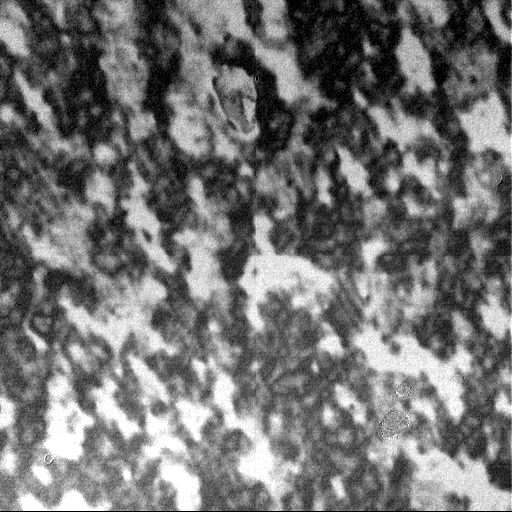
#> input picture Elements/temporal_image.tif, 512 x 512 px
$ python -i isingMethodService.py   (imports and definitions only)
#> lines starting #> are read from the running program, lines starting #| are printed output that depends on the picture; after the words box and inside, x2 and y2 are one past the last pixel; in counts of white or black regions, pixels touching at a corner belong together
#> further down, picture is the input picture: shape (512, 512); min 0, max 255, mean 115.5
import numpy as np
from sklearn import cluster
import cv2
import matplotlib.pyplot as plt
import matplotlib.colors as mcolors
from core.segmentationContainer import SegmentationContainer, SegmentationMethod


class Ising:
    def __init__(self, beta=2, max_iterations=20, num_states=3):
        self.beta = beta
        self.max_iterations = max_iterations
        self.num_states = num_states

    def run(self, image: np.ndarray):
        self.original_image = image
        self.mask = self.create_mask()
        self.iterative_matrix, self.parameters = self.initialize_ising_model()
        self.final_image = self.apply_ising_model_icm(self.beta, self.max_iterations)

    def search_circles(self):
        img = cv2.normalize(self.original_image, None, 0, 255, cv2.NORM_MINMAX).astype(np.uint8)
        blurred = cv2.medianBlur(img, 5)

        height = self.original_image.shape[0]
#> height = 512
        circles = cv2.HoughCircles(
            blurred,
            cv2.HOUGH_GRADIENT,
            dp=1.2,
            minDist=height, #Only 1 circle
            param1=100,
            param2=100,
            minRadius=int(height * 0.4),
            maxRadius=int(height * 0.55),
        )
#> circles = None

        if circles is not None:
            circles = [(x, y, r) for x, y, r in np.round(circles[0]).astype(int)]
            return circles
        else:
            print("No se detecto ningun circulo.")

    def create_mask(self):
        circles=self.search_circles()
        if circles is None:
            return np.ones(self.original_image.shape, dtype=bool)

        mask = np.zeros(self.original_image.shape, dtype=np.uint8)
        for x, y, r in circles:
            cv2.circle(mask, (x, y), r, 1, thickness=-1)
        return mask.astype(bool)

    def calculate_statistical_variables(self):
        parameters = {}
        for state in range(self.num_states):
            if self.mask is not None:
                pixel_state_values = self.original_image[(self.iterative_matrix==state) & self.mask]
            else:
                pixel_state_values = self.original_image[(self.iterative_matrix==state)]
            if len(pixel_state_values) > 0:
                parameters[state] = {
                    'mean': np.mean(pixel_state_values),
                    'std': np.std(pixel_state_values)+1e-6
                }
            else:
                print(f"Advertencia: No se encontraron píxeles para el estado {state}. Se asignarán valores por defecto.")
                parameters[state] = {
                    'mean': 0,
                    'std': 1e-6
                }
        return parameters

    def initialize_ising_model(self):
        original_image_for_Kmeans = self.original_image[self.mask].reshape(-1, 1)
        kmeans = cluster.KMeans(n_clusters=self.num_states, n_init=10, random_state=64)
        clustered_image = kmeans.fit_predict(original_image_for_Kmeans)
        masked_clustered_image = np.full(self.original_image.shape, -1, dtype=np.int32)
        masked_clustered_image[self.mask] = clustered_image
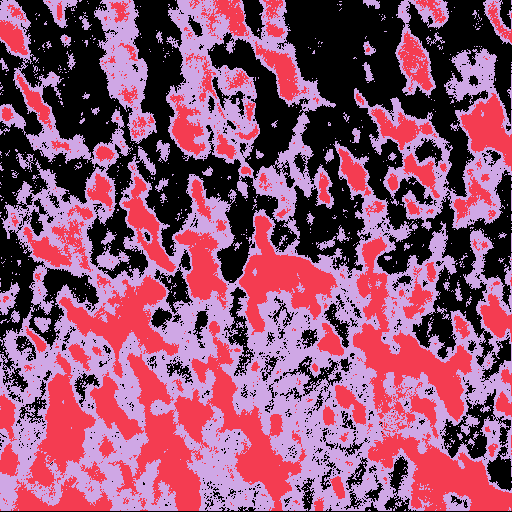
#> masked_clustered_image: shape (512, 512) int32; 3 distinct labels, from 0 to 2; one colour per label, 0 black
        self.iterative_matrix = masked_clustered_image
        parameters = self.calculate_statistical_variables()
#> after the loop in calculate_statistical_variables, `for state in range(self.num_states):`: parameters = 3 items
#> parameters = 3 items
        return masked_clustered_image, parameters

    def calculate_neighbour_sum(self, state):
        match = (self.iterative_matrix == state).astype(np.float32)
        neighbour_sum = (
            np.roll(match, 1, axis=0) +   # arriba
            np.roll(match, -1, axis=0) +  # abajo
            np.roll(match, 1, axis=1) +   # izquierda
            np.roll(match, -1, axis=1)    # derecha
        )
        return neighbour_sum

    def apply_ising_model_icm(self, beta, max_iterations):
#> called with beta = 2, max_iterations = 20
        self.initial_labels=self.iterative_matrix.copy()
        matrix_iteration = self.iterative_matrix.copy()
        matrix_background = self.iterative_matrix.copy()
        for iteration in range(max_iterations):

            prev_matrix_iteration = matrix_iteration.copy()
            energy_maps = np.full((self.num_states, *self.original_image.shape), np.inf)

            for state in range(self.num_states):
                mu = self.parameters[state]['mean']
                sigma = self.parameters[state]['std']

                stat_energy = ((self.original_image - mu) / sigma) ** 2
                neigh_energy = -beta * self.calculate_neighbour_sum(state)
                energy_maps[state] = stat_energy + neigh_energy
            new_states = np.argmin(energy_maps, axis=0).astype(np.int32)

            matrix_iteration = np.where(self.mask, new_states, matrix_background)

            if np.array_equal(matrix_iteration, prev_matrix_iteration):
                print(f"Converged at iteration {iteration}")
                break

            self.iterative_matrix = matrix_iteration
            self.parameters = self.calculate_statistical_variables()
#> this loop made 20 passes
#> pass 1, in calculate_neighbour_sum, `match = (self.iterative_matrix == state).astype(np.float32)`:
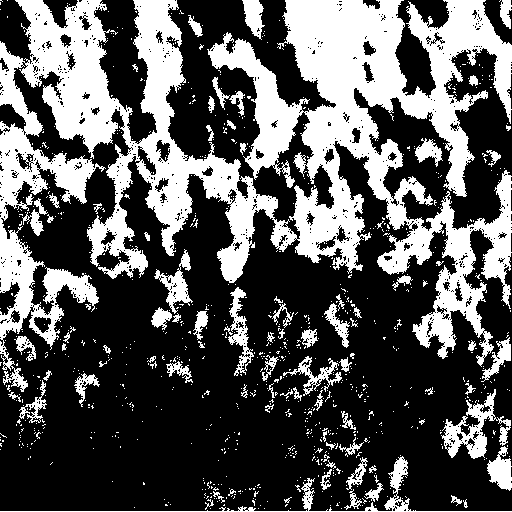
#> match: shape (512, 512) float32; values 0 (black) and 1 (white), 34.6% white; 918 white regions (835 under 20 px), largest, box (x1, y1, x2, y2) and area: (0, 0, 512, 392) 75093, (441, 389, 511, 459) 1619, (0, 456, 512, 512) 1457
#> pass 1, in calculate_neighbour_sum, `neighbour_sum = ( np.roll(match, 1, axis=0) +`:
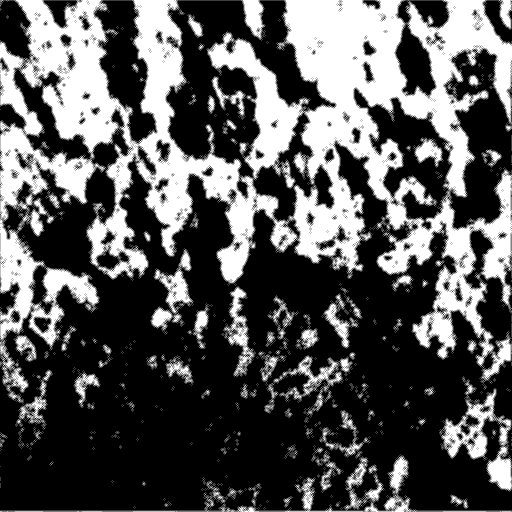
#> neighbour_sum: shape (512, 512) float32; min 0, max 4, mean 1.39; drawn with min black and max white
#> pass 1, in calculate_neighbour_sum (call 2), `match = (self.iterative_matrix == state).astype(np.float32)`:
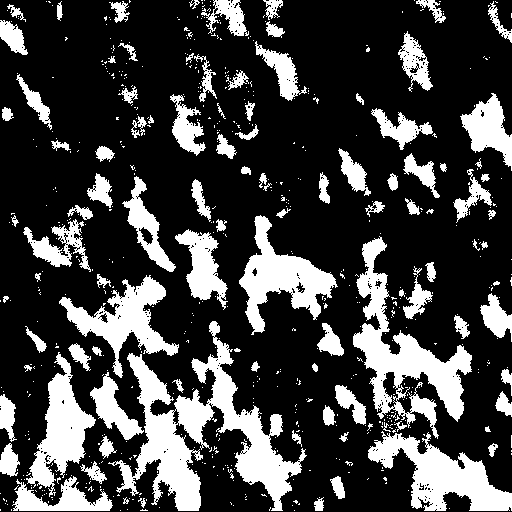
#> match: shape (512, 512) float32; values 0 (black) and 1 (white), 25.4% white; 642 white regions (540 under 20 px), largest, box (x1, y1, x2, y2) and area: (108, 321, 307, 511) 11459, (353, 236, 472, 439) 7218, (368, 431, 512, 511) 5120
#> pass 1, in calculate_neighbour_sum (call 2), `neighbour_sum = ( np.roll(match, 1, axis=0) +`:
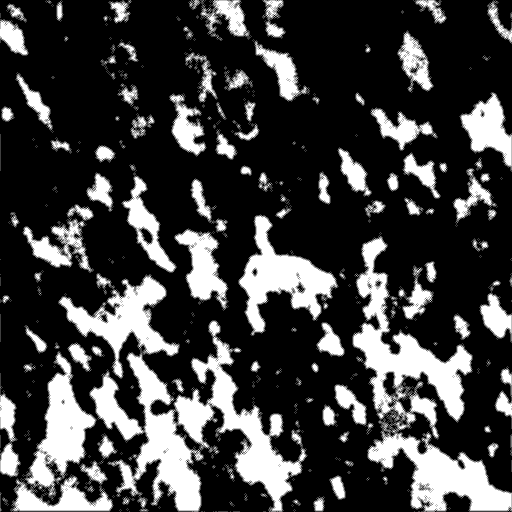
#> neighbour_sum: shape (512, 512) float32; min 0, max 4, mean 1.01; drawn with min black and max white
#> after the loop: self.mask: shape (512, 512) bool; every value is 1

        return matrix_iteration
    # [110 lines left out: functions getSegmentationContainer, plot_results, not called in this run]


# [5 lines not run here, left out]

>>> import cv2
>>> picture = cv2.imread('../Elements/temporal_image.tif', cv2.IMREAD_GRAYSCALE)
>>> result = Ising().run(picture)
#> in run, `self.final_image = self.apply_ising_model_icm(self.beta, self.max_iter..`:
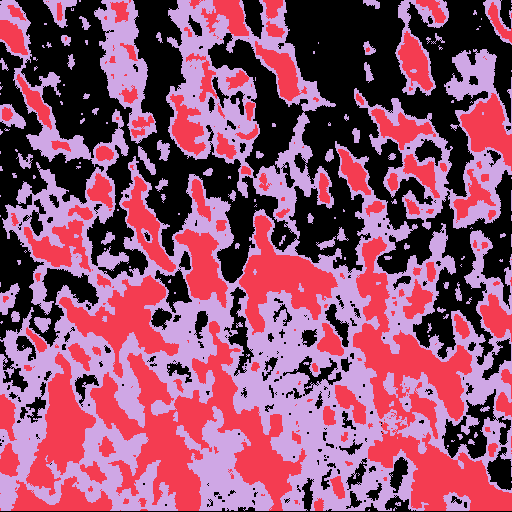
#> self.final_image: shape (512, 512) int32; 3 distinct labels, from 0 to 2; one colour per label, 0 black
